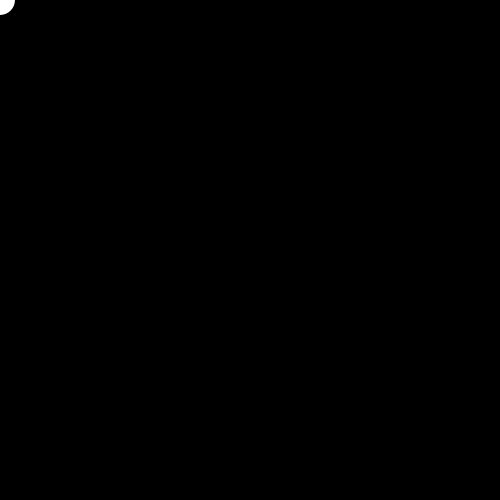
Frame 1 (no input)
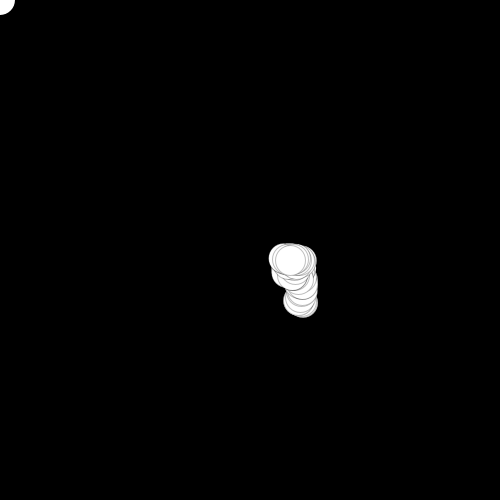
Frame 60 (the mouse pressed at the canvas centre just before this capture)
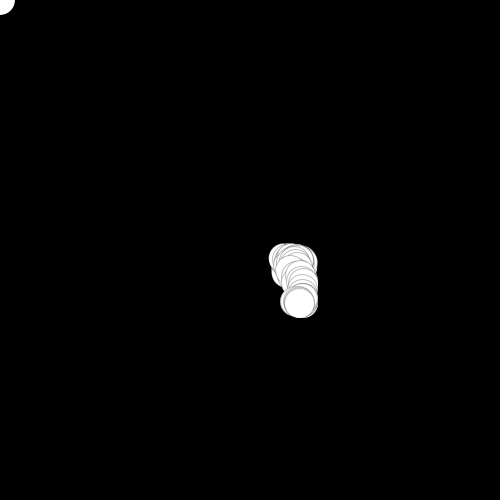
Frame 120 (the mouse held since frame 60 and released just before this capture)

The Processing sketch that drew these frames (run headless with seeded random() and noise(); from frame 60 on, the mouse is pressed at the canvas centre):

// Processing sketch: agentsimple
// ── agentsimple.pde
float x;
  float y;
  float xoff = 0;
  float yoff = 0;
  
void setup(){
  size(500, 500);
  background(0);
  smooth();
  stroke(0, 64);
  
  
}

void draw(){
  xoff += random(-0.02,0.02);
  yoff += random(-0.02,0.02);
  ellipse(x,y,30,30);
  x=noise(xoff) * width;
  y=noise(yoff) * height;
}
